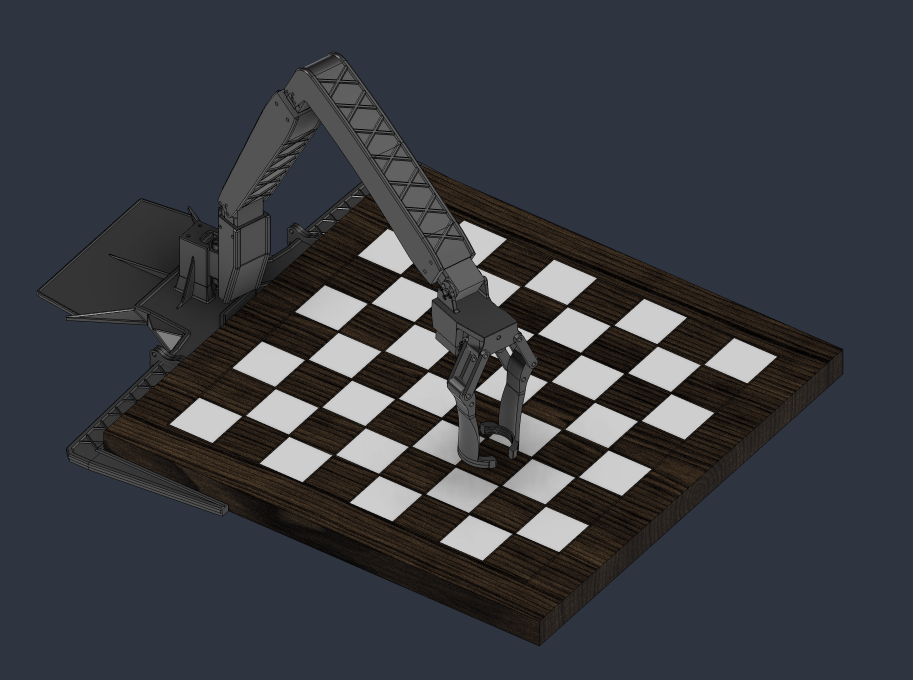
#> input picture Chess Robot CAD Picture.png, 1826 x 1360 px, given in place of the camera (shown at 1/2 size)
$ python test6.py
#> lines starting #> are read from the running program, lines starting #| are printed output that depends on the picture; after the words box and inside, x2 and y2 are one past the last pixel; in counts of white or black regions, pixels touching at a corner belong together
# # import cv2
# # import numpy as np
# # from collections import deque

# # cap = cv2.VideoCapture(0)
# # corner_history = deque(maxlen=10)  # average over last 10 frames

# # while True:
# #     ret, frame = cap.read()
# #     if not ret:
# #         break

# #     gray = cv2.cvtColor(frame, cv2.COLOR_BGR2GRAY)
# #     blurred = cv2.GaussianBlur(gray, (5, 5), 0)
# #     edges = cv2.Canny(blurred, 50, 150)
# #     edges = cv2.dilate(edges, None, iterations=2)

# #     contours, _ = cv2.findContours(edges, cv2.RETR_EXTERNAL, cv2.CHAIN_APPROX_SIMPLE)

# #     display = frame.copy()
# #     if contours:
# #         largest = max(contours, key=cv2.contourArea)
# #         if cv2.contourArea(largest) > 5000:
# #             peri = cv2.arcLength(largest, True)
# #             approx = cv2.approxPolyDP(largest, 0.02 * peri, True)

# #             if len(approx) == 4:
# #                 corner_history.append(approx.reshape(4, 2))

# #                 # Average corner positions across recent frames
# #                 avg_corners = np.mean(corner_history, axis=0).astype(int)

# #                 cv2.drawContours(display, [avg_corners.reshape(4, 1, 2)], -1, (0, 255, 0), 3)
# #                 for (x, y) in avg_corners:
# #                     cv2.circle(display, (x, y), 6, (0, 0, 255), -1)

# #     cv2.imshow("Stabilized Detection", display)

# #     if cv2.waitKey(1) & 0xFF == ord('q'):
# #         break

# # cap.release()
# # cv2.destroyAllWindows()

# import cv2
# import numpy as np
# from collections import deque

# cap = cv2.VideoCapture(0)
# corner_history = deque(maxlen=10)

# while True:
#     ret, frame = cap.read()
#     if not ret:
#         break

#     gray = cv2.cvtColor(frame, cv2.COLOR_BGR2GRAY)
#     blurred = cv2.GaussianBlur(gray, (5, 5), 0)
#     edges = cv2.Canny(blurred, 80, 150)
#     edges = cv2.dilate(edges, None, iterations=2)

#     contours, _ = cv2.findContours(edges, cv2.RETR_EXTERNAL, cv2.CHAIN_APPROX_SIMPLE)

#     display = frame.copy()
#     debug = cv2.cvtColor(edges, cv2.COLOR_GRAY2BGR)

#     if contours:
#         largest = max(contours, key=cv2.contourArea)
#         # Draw the RAW largest contour in blue, before approximation
#         cv2.drawContours(debug, [largest], -1, (255, 0, 0), 2)

#         if cv2.contourArea(largest) > 5000:
#             peri = cv2.arcLength(largest, True)
#             approx = cv2.approxPolyDP(largest, 0.02 * peri, True)

#             if len(approx) == 4:
#                 corner_history.append(approx.reshape(4, 2))
#                 avg_corners = np.mean(corner_history, axis=0).astype(int)
#                 cv2.drawContours(display, [avg_corners.reshape(4, 1, 2)], -1, (0, 255, 0), 3)
#                 for (x, y) in avg_corners:
#                     cv2.circle(display, (x, y), 6, (0, 0, 255), -1)
#             else:
#                 cv2.putText(display, f"Found {len(approx)} corners, not 4", (10, 30),
#                             cv2.FONT_HERSHEY_SIMPLEX, 0.8, (0, 0, 255), 2)

#     cv2.imshow("Result", display)
#     cv2.imshow("Raw Contour (blue) on Edges", debug)

#     if cv2.waitKey(1) & 0xFF == ord('q'):
#         break

# cap.release()
# cv2.destroyAllWindows()

import cv2
import numpy as np
from collections import deque

cap = cv2.VideoCapture(0)
corner_history = deque(maxlen=10)

# Tuned to your wood/border samples
lower_wood = np.array([0, 90, 40])
upper_wood = np.array([18, 255, 160])

while True:
    ret, frame = cap.read()
#> frame is the input picture: shape (1360, 1826, 3); mean B, G, R 65.5, 59.5, 57.4
    if not ret:
        break

    hsv = cv2.cvtColor(frame, cv2.COLOR_BGR2HSV)
#> hsv: shape (1360, 1826, 3); mean H, S, V 70.3, 63.7, 68.4
    mask = cv2.inRange(hsv, lower_wood, upper_wood)
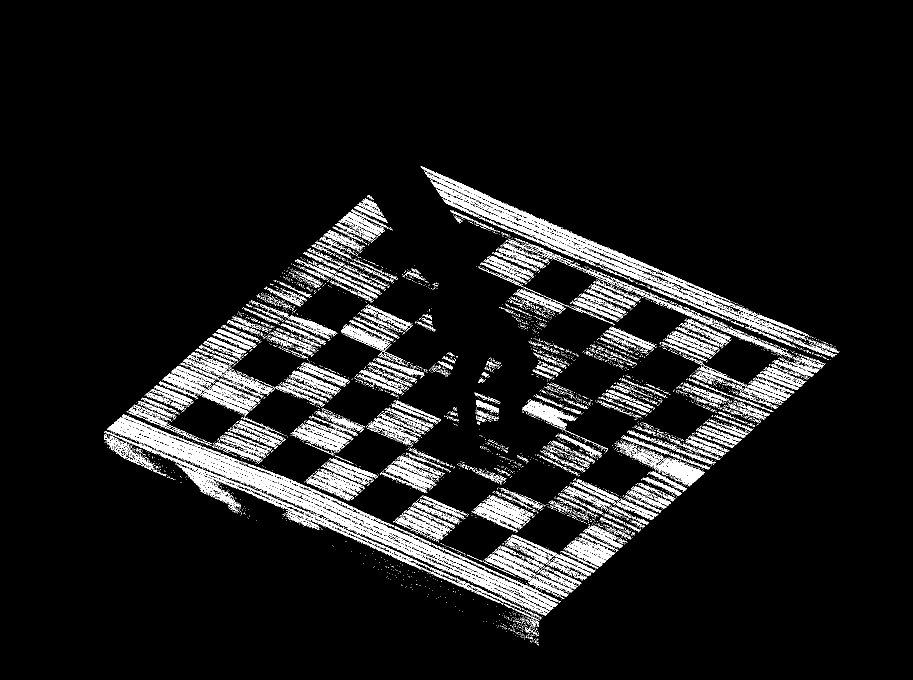
#> mask: shape (1360, 1826) (shown at 1/2 size); 7.4% white in thin lines or dots, all inside (x1, y1, x2, y2) = (208, 332, 1679, 1291)

    # Clean up noise, then close gaps so the border forms a connected shape
    mask = cv2.morphologyEx(mask, cv2.MORPH_OPEN, np.ones((3, 3), np.uint8))
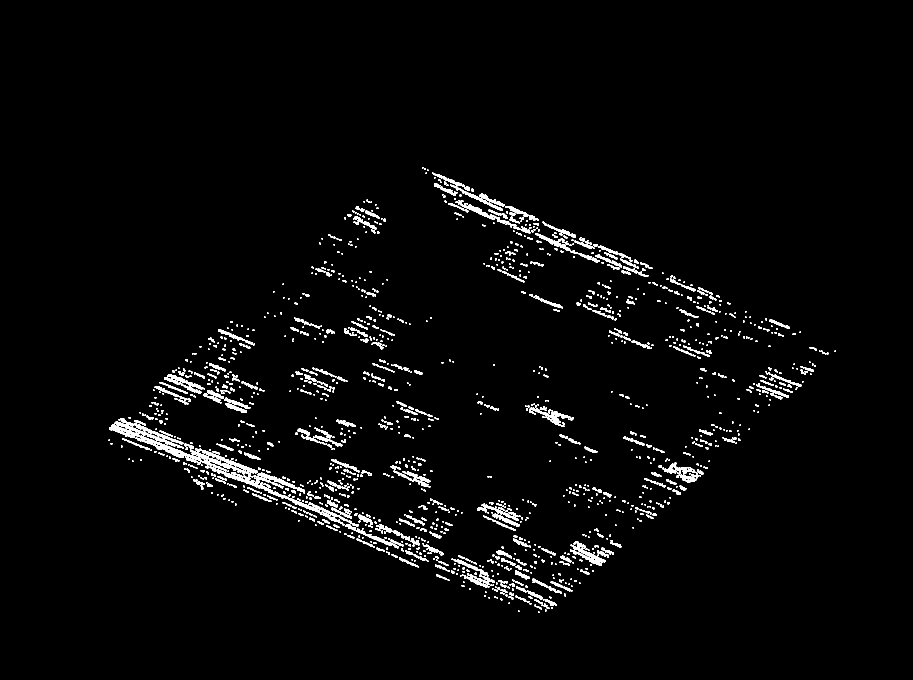
#> mask: shape (1360, 1826) (shown at 1/2 size); 2.6% white; 1600 white regions (970 under 20 px), largest, box (x1, y1, x2, y2) and area: (218, 836, 610, 987) 6027, (516, 964, 696, 1051) 1481, (1140, 1082, 1212, 1131) 1048
    mask = cv2.morphologyEx(mask, cv2.MORPH_CLOSE, np.ones((15, 15), np.uint8))
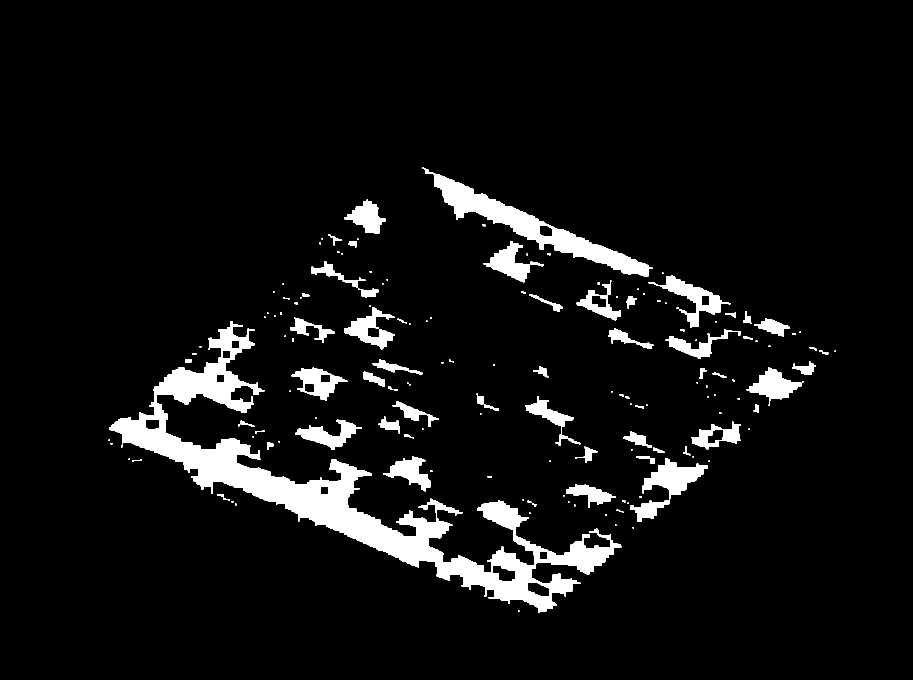
#> mask: shape (1360, 1826) (shown at 1/2 size); 6.5% white; 154 white regions (76 under 20 px)

    # Find contours directly on the mask (no Canny needed - mask IS the binary image)
    contours, _ = cv2.findContours(mask, cv2.RETR_EXTERNAL, cv2.CHAIN_APPROX_SIMPLE)
#> contours = 154 contours, 93 with area under 20; largest, box (x1, y1, x2, y2) and area: (218, 643, 1243, 1226) 84141, (844, 334, 1305, 553) 17293, (1261, 917, 1416, 1044) 5975, (1297, 551, 1461, 656) 4352, (583, 735, 695, 802) 3462

    display = frame.copy()

    if contours:
        largest = max(contours, key=cv2.contourArea)
#> largest = contour of 1785 points, box (x1, y1, x2, y2) (218, 643, 1243, 1226), area 84141

        if cv2.contourArea(largest) > 5000:
            hull = cv2.convexHull(largest)
#> hull = contour of 24 points, box (x1, y1, x2, y2) (218, 643, 1243, 1226), area 259522
            peri = cv2.arcLength(hull, True)
#> peri = 2388.5
            approx = cv2.approxPolyDP(hull, 0.02 * peri, True)
#> approx = [[218, 854], [465, 643], [1242, 1094], [1076, 1225]]

            if len(approx) == 4:
                corner_history.append(approx.reshape(4, 2))
                avg_corners = np.mean(corner_history, axis=0).astype(int)
                cv2.drawContours(display, [avg_corners.reshape(4, 1, 2)], -1, (0, 255, 0), 3)
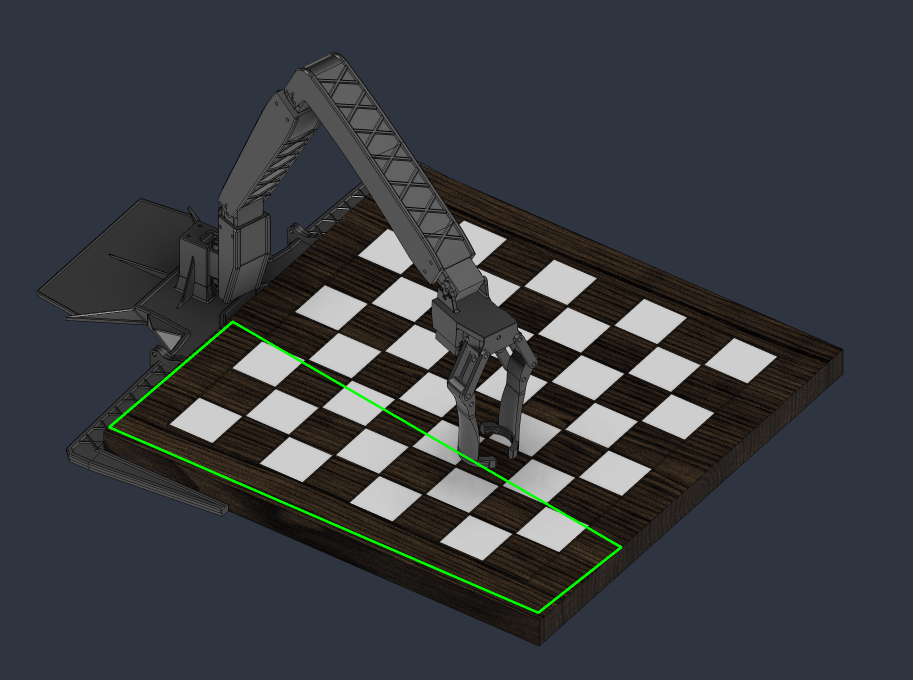
#> display: shape (1360, 1826, 3) (shown at 1/2 size); 0.49% of pixels changed, all inside (x1, y1, x2, y2) = (216, 641, 1245, 1228)
                for (x, y) in avg_corners:
                    cv2.circle(display, (x, y), 6, (0, 0, 255), -1)
#> display: shape (1360, 1826, 3); 0.02% of pixels changed, all inside (x1, y1, x2, y2) = (212, 637, 1249, 1232)
            else:
                cv2.drawContours(display, [hull], -1, (255, 0, 0), 2)
                cv2.putText(display, f"{len(approx)} corners found", (10, 30),
                            cv2.FONT_HERSHEY_SIMPLEX, 0.8, (0, 0, 255), 2)

    cv2.imshow("Result", display)
    cv2.imshow("Mask", mask)

    if cv2.waitKey(1) & 0xFF == ord('q'):
#> (key q is pressed here)
        break

cap.release()
cv2.destroyAllWindows()
